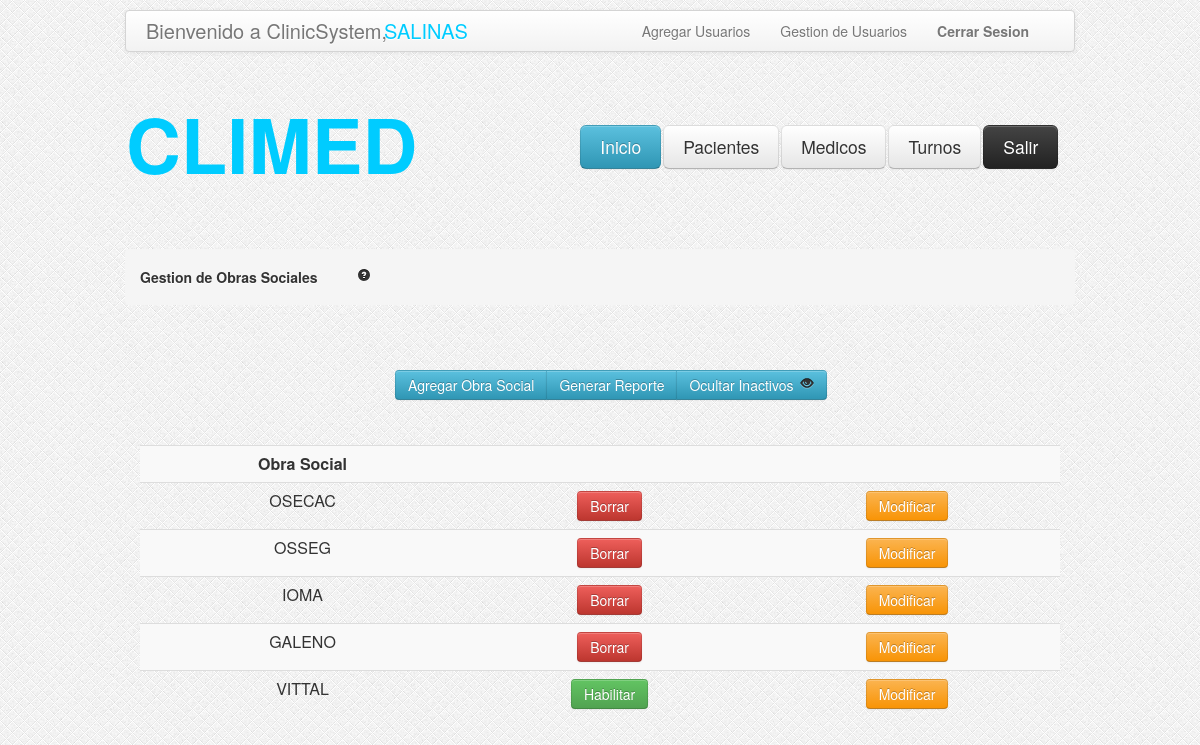
Page /GestionObras.php?ojito=0 (signed in) on the committed database.
### tables this page shows
CREATE TABLE IF NOT EXISTS `obrasociales` (
  `idobra` int(11) NOT NULL AUTO_INCREMENT,
  `nombre` varchar(200) NOT NULL,
  `activo` tinyint(1) NOT NULL DEFAULT '1',
  PRIMARY KEY (`idobra`)
);

### GestionObras.php (the view, shortened to what this page needs)
<?php
	if (!isset($_GET['ojito'])) {
		$ojito=1;
	}else{
		$ojito=$_GET['ojito'];
	}
	$consulta = "SELECT idobra,nombre,activo FROM obrasociales where activo = ".$ojito." OR 0 = ".$ojito." ";
    $resultado = mysql_query($consulta);
?>
<html>
<head>
<link rel="stylesheet" type="text/css" href="css/estilo.css"/>
<link rel="stylesheet" type="text/css" href="css/bootstrap.css"/>
<link rel="stylesheet" type="text/css" href="css/bootstrap-responsive.css"/>
</head>
<body style="background-image:url('images/bg.png')">
	<?php include_once('header.php'); ?>
	<div class="encapsulador">
		<div class="contenedor">
			<ul class="breadcrumb">
				<li>
					<h5>Gestion de Obras Sociales<a href="#" style="margin-left: 40px;"><i class="icon-question-sign"></i></a></h5>
				</li>
			</ul>
			<div class="btn-group" style="margin-top: 45px; margin-left: 270;">
			        <button class="btn btn-info" type="button" onclick="location.href='AltaObras.php'">Agregar Obra Social</button>
                    <?php
                    if ($_SESSION['tipo'] != "administrador") {
                    ?>
                    	<button class="btn btn-info" type="button" disabled>Generar Reporte</button>
                    <?php
				    }else{
				    ?>
				    	<button class="btn btn-info" type="button" onclick="location.href='ReporteObras.php?ojito= <?php echo $ojito ?>'">Generar Reporte</button>
				    <?php
				    }
				    ?>
				    <button class="btn btn-info" type="button"
					<?php	if($ojito == 1){ ?>
								onclick="location.href='GestionObras.php?ojito=0'"> Mostrar Inactivos <i class="icon-eye-close" style="margin-left: 3px;"></i>
					<?php	} else { ?>
								onclick="location.href='GestionObras.php?ojito=1'"> Ocultar Inactivos <i class="icon-eye-open" style="margin-left: 3px;"></i>
					<?php	} ?>
					</button>
			</div>
		</div>
		<div id="tabla-gestion-obrasociales">
				<table class="table table-striped">
					<tr>
						<td><b>Obra Social</b> </td>
						<td></td>
						<td></td>
					</tr>
					<?php
				while ($valor = mysql_fetch_array($resultado))
				{
				?>
					<tr>
						<td><?php echo $valor["nombre"]; ?></td>
						<?php
								$idobra = $valor["idobra"];
								if( $valor["activo"] == 1 ){
						?>
									<td><a data-toggle="modal" role="button" href="#borrar<?php echo $idobra; ?>" class="btn btn-danger">Borrar</a></td>
						<?php	}else{ ?>
									<td><button class="btn btn-success" type="button" onclick="location.href='HabilitarObra.php?idobra=<?php echo $idobra; ?> '">Habilitar</button></td>
						<?php	}  	?>
						<td><button class="btn btn-warning" onclick="location.href='ObraSocial.php?idobra=<?php echo $valor["idobra"]; ?>'" type="button">Modificar</button> </td>
					</tr>
				<?php
				}
				?>
				</table>
		</div>
	</div>
</body>
</html>

### css/estilo.css (style rules this page uses)
.encapsulador { width:950px; height:auto; margin: auto; }
.contenedor { margin-top: 75px; }
#tabla-gestion-obrasociales { margin-top: 45px; margin-left: 15px; margin-right: 15px; }

### rows in the picture
obrasociales: nombre "OSECAC"
obrasociales: nombre "OSSEG"
obrasociales: nombre "IOMA"
obrasociales: nombre "GALENO"
obrasociales: nombre "VITTAL"

### other values in the picture
$usuario "SALINAS"
